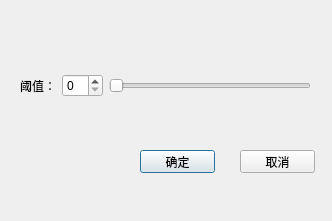
<?xml version="1.0" encoding="UTF-8"?>
<ui version="4.0">
 <class>TwoValueDialog</class>
 <widget class="QDialog" name="TwoValueDialog">
  <property name="geometry">
   <rect>
    <x>0</x>
    <y>0</y>
    <width>332</width>
    <height>221</height>
   </rect>
  </property>
  <property name="windowTitle">
   <string>Dialog</string>
  </property>
  <widget class="QPushButton" name="okButton">
   <property name="geometry">
    <rect>
     <x>140</x>
     <y>150</y>
     <width>75</width>
     <height>23</height>
    </rect>
   </property>
   <property name="text">
    <string>确定</string>
   </property>
  </widget>
  <widget class="QPushButton" name="cancleButton">
   <property name="geometry">
    <rect>
     <x>240</x>
     <y>150</y>
     <width>75</width>
     <height>23</height>
    </rect>
   </property>
   <property name="text">
    <string>取消</string>
   </property>
  </widget>
  <widget class="QWidget" name="">
   <property name="geometry">
    <rect>
     <x>20</x>
     <y>60</y>
     <width>291</width>
     <height>51</height>
    </rect>
   </property>
   <layout class="QHBoxLayout" name="horizontalLayout">
    <item>
     <widget class="QLabel" name="label">
      <property name="text">
       <string>阈值：</string>
      </property>
     </widget>
    </item>
    <item>
     <widget class="QSpinBox" name="value_Box"/>
    </item>
    <item>
     <widget class="QSlider" name="value_slider">
      <property name="orientation">
       <enum>Qt::Horizontal</enum>
      </property>
     </widget>
    </item>
   </layout>
  </widget>
 </widget>
 <resources/>
 <connections/>
</ui>
